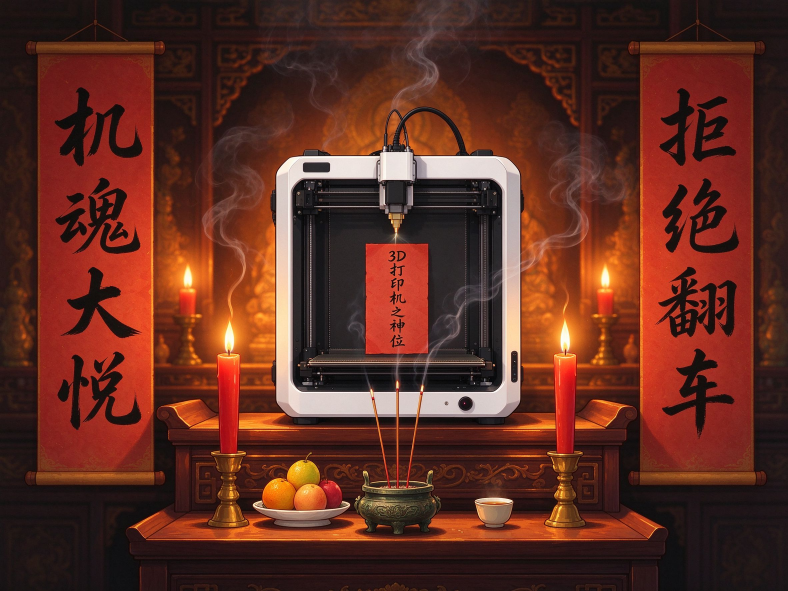
#> input picture screensaver/base.jpg, 2364 x 1773 px (shown at 1/3 size)
$ python make_gif.py
#> lines starting #> are read from the running program, lines starting #| are printed output that depends on the picture
from PIL import Image
import os

frames = []
for f in ["base.jpg", "frame1.jpg", "frame2.jpg"]:
    im = Image.open(f).convert("RGB")
#> im is the input picture: PIL image 2364x1773 RGB; mean R, G, B 95.8, 45.9, 33.9
    frames.append(im)

# 查看用 GIF（中等尺寸）
view = [im.resize((640, 480), Image.LANCZOS) for im in frames]
#> view = 3 items
view[0].save("saver_view.gif", save_all=True, append_images=view[1:],
             duration=600, loop=0, optimize=True)
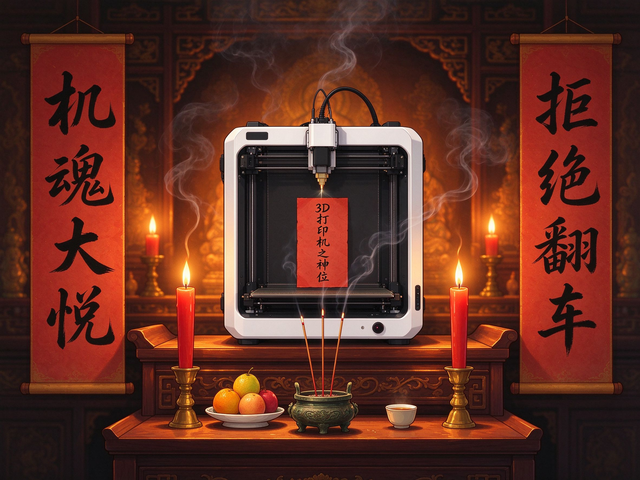
#> saved as saver_view.gif: PIL image 640x480 RGB; mean R, G, B 95.8, 45.9, 33.9

# 屏幕用 GIF（320x240，顺序 base->f1->f2->f1 来回）
dev = [im.resize((320, 240), Image.LANCZOS) for im in frames]
#> dev = 3 items
seq = [dev[0], dev[1], dev[2], dev[1]]
seq[0].save("saver_320x240.gif", save_all=True, append_images=seq[1:],
            duration=500, loop=0, optimize=True)
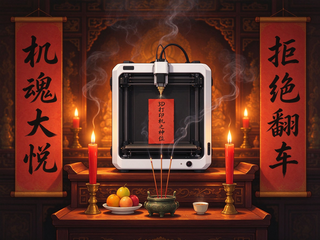
#> saved as saver_320x240.gif: PIL image 320x240 RGB; mean R, G, B 95.8, 45.9, 33.9

for f in ["saver_view.gif", "saver_320x240.gif"]:
    print(f, os.path.getsize(f))
